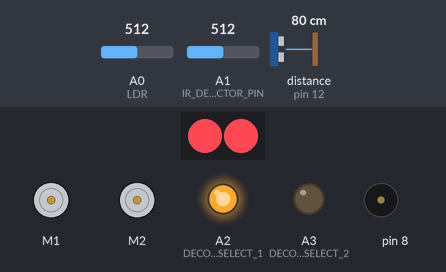
Simulated run of this sketch. Board: Arduino Uno, built with avr-gcc and run on an emulated ATmega328P. On the bench: 2 × DC motor (green arrow = forward, orange = backward, longer = faster), 2 RGB LEDs in strip order, left to right, output pins drawn as LEDs (lit = HIGH), buzzer (waves = sounding). Wiring (inferred from the names in the program): ultrasonic range finder: trigger pin 12; echo pin 12. Inputs (shaded band) come from the test bench; at power-on: A0 (LDR) = 512, A1 (IR_DETECTOR_PIN) = 512, distance to the obstacle (sensor on pin 12) 80 cm. The echo pulse lasts 58.3 µs per cm; dim RGB values are drawn brighter than linear.

Above: at 0.23 s.
At 0.68 s:
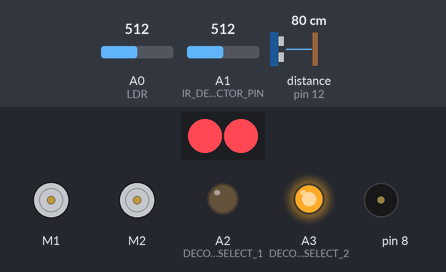
At 1.4 s:
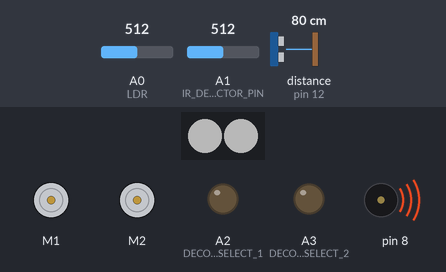
At 17.4 s:
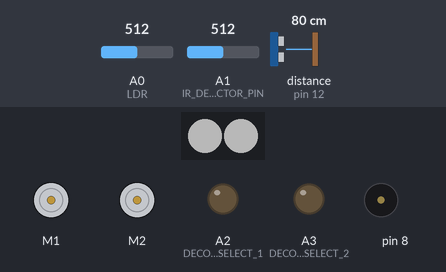
Timing chart, 0 to 18.9 s (numbered marks = the images above):
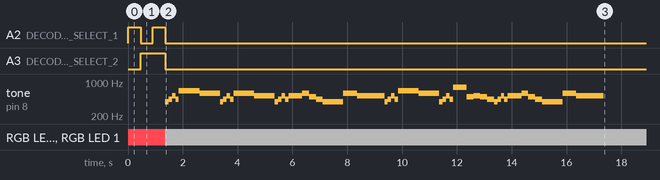

Measured:
- by itself, A2 (DECODER_SELECT_1): alternates HIGH for 0.45 s and LOW for 0.45 s, 4 changes in all, then stays LOW
- by itself, A3 (DECODER_SELECT_2): LOW → HIGH at 0.46 s, → LOW 0.90 s later
- by itself, RGB LED 0, RGB LED 1: off → RGB(255, 72, 83) at 0.01 s, → RGB(69, 69, 69) 1.4 s later
- by itself, tone on pin 8: plays 392 Hz for 0.13 s, 440 Hz for 0.13 s, 523 Hz for 0.13 s, 440 Hz for 0.13 s, 659 Hz for 0.75 s, 587 Hz for 0.75 s … (49 notes in this stretch)

The sketch:

final_draft.ino
```cpp
#include "MeMCore.h"

// Line Follower
  MeLineFollower lineFinder(PORT_2); // Assign lineFinder to RJ25 port 2

// LED Display
  #define LED_PIN 13 // Pin used for LED Display

  MeRGBLed led(0, 30); // Based on hardware connections on mCore; cannot change

  // Function to display the colour with the specified RGB values on the LED display
  void displayColour(int red, int green, int blue) {
    led.setColorAt(0, red, green, blue);
    led.setColorAt(1, red, green, blue);
    led.show();
  }

// Colour Sensor
  #define RGB_WAIT 200 // Delay before the next RGB colour turns on to allow LDR to stabilise (in milliseconds)
  #define LDR_WAIT 10 // Delay before taking another LDR reading (in milliseconds)
  #define LDR 0 // LDR sensor pin at A0
  #define LDR_NO_OF_READINGS 5
  #define LOW 0
  #define HIGH 255

  // Integer values for colours
  #define RED 1
  #define ORANGE 2
  #define GREEN 3
  #define BLUE 4
  #define PURPLE 5

  // Define decoder select pins
  #define DECODER_SELECT_1 A2
  #define DECODER_SELECT_2 A3
  int decoderSelect1Array[] = {HIGH, LOW, HIGH};
  int decoderSelect2Array[] = {LOW, HIGH, HIGH};

  int idealRGBValues[6][3] = {
    {251, 255, 255}, // White
    {225, 57, 42}, // Red
    {249, 116, 54}, // Orange
    {53, 112, 59}, // Green
    {70, 166, 223}, // Blue
    {107, 107, 150} // Purple
  };
  #define INITIAL_MARGIN 20
  int margin = INITIAL_MARGIN; // Margin of error when comparing detected RGB values to ideal RGB values

  // Arrays to hold RGB values
  float colourArray[] = {0, 0, 0}; // Currently detected RGB values
  float blackArray[] = {85.0, 114.0, 97.0}; // RGB calibrated for black
  float greyDiff[] = {138.0, 173.0, 121.0}; // RGB difference between black and white

  // Function to normalise RGB values to between 0 and 255 (inclusive)
  int normaliseRGB(int value) {
    if (value < 0) {
      return 0;
    }
    if (value > 255) {
      return 255;
    }
    return value;
  }

  // Function to match current RGB values to a specific colour's RGB values
  bool colourMatch(int colour) {
    for (int rgb = 0; rgb < 3; rgb += 1) {
      if (colourArray[rgb] < idealRGBValues[colour][rgb] - margin ||
       colourArray[rgb] > idealRGBValues[colour][rgb] + margin) {
        return false; // Return false if one of the RGB values are not within the margin of error
      }
    }
    return true; // Return true if all RGB values are within the margin of error
  }

  // Function to get the colour that matches the detected RGB values
  int getColour() {
    // Attempt to match detected RGB values to all colours
    for (int colour = 0; colour < 6; colour += 1) {
      if (colourMatch(colour)) {
        return colour; // Return colour if the current colour matches the detected RGB values
      }
    }
    return -1; // Return -1 if no colours match the detected RGB values
  }

  // Function that returns the average reading for the requested number of times of LDR scanning
  int getAvgReading(int times) {
    int total = 0;

    // Take the reading as many times as requested and add them up
    for (int i = 0; i < times; i += 1) {
      int reading = analogRead(LDR);
      total += reading;
      delay(LDR_WAIT);
    }
    // Calculate the average and return it
    return total / times;
  }

  // Function that detects the current RGB values of the colour beneath the mBot and stores them in colourArray
  void readColour() {
    // Set LED display to pink to signal colour-reading
    displayColour(255, 72, 83);

    // Turn on one colour at a time and LDR reads 5 times for each colour
    for (int c = 0; c < 3; c += 1) {
      // Set decoder select pins to the appropriate voltages to turn on current RGB LED
      digitalWrite(DECODER_SELECT_1, decoderSelect1Array[c]);
      digitalWrite(DECODER_SELECT_2, decoderSelect2Array[c]);

      // Delay before the next RGB colour turns on to allow LDR to stabilise
      delay(RGB_WAIT);

      // Get the average of 5 consecutive readings for the current colour
      colourArray[c] = getAvgReading(LDR_NO_OF_READINGS);

      // Average reading returned minus the lowest value, divided by the maximum possible range,
      // multiplied by 255, will give a value between 0 and 255 (inclusive),
      // representing the value for the current reflectivity (i.e. the colour the LDR is exposed to)
      colourArray[c] = (colourArray[c] - blackArray[c]) / (greyDiff[c]) * 255;

      // Delay before the next RGB colour turns on to allow LDR to stabilise
      delay(RGB_WAIT);

      // Normalise detected RGB values to between 0 and 255 (inclusive)
      for (int c = 0; c < 3; c += 1) {
        colourArray[c] = normaliseRGB(int(colourArray[c]));
      }
    }

    // Turn off RGB LEDs after readings are taken
    digitalWrite(DECODER_SELECT_1, LOW);
    digitalWrite(DECODER_SELECT_2, LOW);
  }

// Motion
  #define TURN_DURATION 340 // Delay for mBot to turn 90 degrees (in milliseconds)
  #define STOP_DURATION 100 // Delay for mBot to remain stationary (in milliseconds)
  #define MOTOR_SPEED_DELTA 69 // Difference between left motor and right motor speed for nudging
  #define MOTOR_SPEED 220
  #define FORWARD_DURATION 800 // Delay for mBot to move forward by 1 grid

  MeDCMotor leftMotor(M1); // Assign leftMotor to port M1
  MeDCMotor rightMotor(M2); // Assign rightMotor to port M2

  void stopMotors(long milliseconds) {
    // Stop both motors
    leftMotor.stop();
    rightMotor.stop();

    delay(milliseconds); // Specify duration to stop mBot
  }

  void goStraight() {
    // Both motors move in the forward direction
    leftMotor.run(-MOTOR_SPEED);
    rightMotor.run(MOTOR_SPEED);
  }

  void goForward() {
    goStraight();
    delay(FORWARD_DURATION); // Delay for mBot to move forward by 1 grid
  }

  void turnLeft() {
    // Left motor moves backwards while right motor moves forwards
    leftMotor.run(MOTOR_SPEED);
    rightMotor.run(MOTOR_SPEED);

    delay(TURN_DURATION); // Delay for mBot to turn 90 degrees
    stopMotors(STOP_DURATION);
  }

  void turnRight() {
    // Left motor moves forwards while right motor moves backwards
    leftMotor.run(-MOTOR_SPEED);
    rightMotor.run(-MOTOR_SPEED);

    delay(TURN_DURATION); // Delay for mBot to turn 90 degrees
    stopMotors(STOP_DURATION);
  }

  void doubleLeft() {
    turnLeft();
    stopMotors(STOP_DURATION);
    goForward();
    stopMotors(STOP_DURATION);
    turnLeft();
  }

  void doubleRight() {
    turnRight();
    stopMotors(STOP_DURATION);
    goForward();
    stopMotors(STOP_DURATION);
    turnRight();
  }

  void spin() {
    // Left motor moves backwards while right motor moves forwards
    leftMotor.run(MOTOR_SPEED);
    rightMotor.run(MOTOR_SPEED);

    delay(TURN_DURATION * 2); // Delay for mBot to turn 180 degrees
    stopMotors(STOP_DURATION);
  }

  void nudgeLeft() {
    // Right motor moves faster than left motor to nudge left
    leftMotor.run(-MOTOR_SPEED + MOTOR_SPEED_DELTA);
    rightMotor.run(MOTOR_SPEED);
  }

  void nudgeRight() {
    // Left motor moves faster than right motor to nudge right
    leftMotor.run(-MOTOR_SPEED);
    rightMotor.run(MOTOR_SPEED - MOTOR_SPEED_DELTA);
  }

// Celebrate
  // Note frequencies (in Hz)
  #define G4 392
  #define A4 440
  #define B4 494
  #define C5 523
  #define D5 587
  #define E5 659
  #define G5 784

  // Note durations (in milliseconds)
  #define SEMIQUAVER 125
  #define QUAVER 250
  #define CROTCHET 500
  #define MINIM 1000

  MeBuzzer buzzer; // Create a buzzer object

  bool has_celebrated = false; // Boolean to check whether mBot has celebrated

  void celebrate() {
    has_celebrated = true;
    stopMotors(0); // Stop mBot for celebration

    // Play celebratory tune
    // Bar 1
    buzzer.tone(G4, SEMIQUAVER);
    buzzer.tone(A4, SEMIQUAVER);
    buzzer.tone(C5, SEMIQUAVER);
    buzzer.tone(A4, SEMIQUAVER);
    buzzer.tone(E5, 1.5 * QUAVER);
    buzzer.tone(E5, 1.5 * QUAVER);
    buzzer.tone(D5, 1.5 * CROTCHET);

    // Bar 2
    buzzer.tone(G4, SEMIQUAVER);
    buzzer.tone(A4, SEMIQUAVER);
    buzzer.tone(C5, SEMIQUAVER);
    buzzer.tone(A4, SEMIQUAVER);
    buzzer.tone(D5, 1.5 * QUAVER);
    buzzer.tone(D5, 1.5 * QUAVER);
    buzzer.tone(C5, 1.5 * CROTCHET);

    // Bars 3 and 4
    buzzer.tone(G4, SEMIQUAVER);
    buzzer.tone(A4, SEMIQUAVER);
    buzzer.tone(C5, SEMIQUAVER);
    buzzer.tone(A4, SEMIQUAVER);
    buzzer.tone(C5, CROTCHET);
    buzzer.tone(D5, QUAVER);
    buzzer.tone(B4, QUAVER);
    buzzer.tone(A4, QUAVER);
    buzzer.tone(G4, CROTCHET);
    buzzer.tone(G4, QUAVER);
    buzzer.tone(D5, CROTCHET);
    buzzer.tone(C5, MINIM);

    // Bar 5
    buzzer.tone(G4, SEMIQUAVER);
    buzzer.tone(A4, SEMIQUAVER);
    buzzer.tone(C5, SEMIQUAVER);
    buzzer.tone(A4, SEMIQUAVER);
    buzzer.tone(E5, 1.5 * QUAVER);
    buzzer.tone(E5, 1.5 * QUAVER);
    buzzer.tone(D5, 1.5 * CROTCHET);

    // Bar 6
    buzzer.tone(G4, SEMIQUAVER);
    buzzer.tone(A4, SEMIQUAVER);
    buzzer.tone(C5, SEMIQUAVER);
    buzzer.tone(A4, SEMIQUAVER);
    buzzer.tone(G5, CROTCHET);
    buzzer.tone(B4, QUAVER);
    buzzer.tone(C5, QUAVER);
    buzzer.tone(B4, QUAVER);
    buzzer.tone(A4, QUAVER);

    // Bars 7 and 8
    buzzer.tone(G4, SEMIQUAVER);
    buzzer.tone(A4, SEMIQUAVER);
    buzzer.tone(C5, SEMIQUAVER);
    buzzer.tone(A4, SEMIQUAVER);
    buzzer.tone(C5, CROTCHET);
    buzzer.tone(D5, QUAVER);
    buzzer.tone(B4, QUAVER);
    buzzer.tone(A4, QUAVER);
    buzzer.tone(G4, CROTCHET);
    buzzer.tone(G4, QUAVER);
    buzzer.tone(D5, CROTCHET);
    buzzer.tone(C5, MINIM);
  }

// Ultrasonic Sensor
  #define ULTRASONIC_PIN 12
  #define SPEED_OF_SOUND 0.0345 // In centimetres per microsecond
  #define IDEAL_ULTRASONIC_DISTANCE 10 // Ideal distance to the right wall such that the mBot is equidistant from the left and right wall
  #define MAX_ULTRASONIC_DISTANCE 20 // Maximum distance allowed for the ultrasonic sensor to detect (about the length of 1 grid)

  float getUltrasonicDistance() {
    // Send sound wave to detect distance
    pinMode(ULTRASONIC_PIN, OUTPUT);
    digitalWrite(ULTRASONIC_PIN, LOW);
    delayMicroseconds(2);
    digitalWrite(ULTRASONIC_PIN, HIGH);
    delayMicroseconds(10);
    digitalWrite(ULTRASONIC_PIN, LOW);

    pinMode(ULTRASONIC_PIN, INPUT);
    int microseconds = pulseIn(ULTRASONIC_PIN, HIGH); // Get time taken for ultrasonic sensor to detect reflected pulse
    return microseconds * SPEED_OF_SOUND / 2; // Distance detected by ultrasonic sensor
  }

// IR Sensor
  #define IR_DETECTOR_PIN A1
  #define IR_DELAY 10 // Delay between reading ambient reading and wall reading from IR detector (in milliseconds)
  #define IDEAL_IR_READING 6 // Ideal reading such that mBot is equidistant between left and right wall

  void turnOffIREmitter() {
    digitalWrite(DECODER_SELECT_1, LOW);
    digitalWrite(DECODER_SELECT_2, LOW);
  }

  void turnOnIREmitter() {
    digitalWrite(DECODER_SELECT_1, HIGH);
    digitalWrite(DECODER_SELECT_2, HIGH);
  }

  int getIRDetectorReading() {
    // Get ambient reading
    int ambientReading = analogRead(IR_DETECTOR_PIN);
    delayMicroseconds(IR_DELAY);

    // Get wall reading
    turnOnIREmitter();
    int wallReading = analogRead(IR_DETECTOR_PIN);
    turnOffIREmitter();

    // Return difference between ambient and wall reading
    return ambientReading - wallReading;
  }

void setup() {
  // Initialise IR detector pin
  pinMode(IR_DETECTOR_PIN, INPUT);

  // Initialise decoder select pins
  pinMode(DECODER_SELECT_1, OUTPUT);
  pinMode(DECODER_SELECT_2, OUTPUT);
  digitalWrite(DECODER_SELECT_1, LOW);
  digitalWrite(DECODER_SELECT_2, LOW);

  // Initialise pin for LED display
  led.setpin(LED_PIN);
}

void loop() {
  // Stop forever once celebrated
  if (has_celebrated) {
    return;
  }

  // Adjust movement (nudge left or right) to move in a straight line and avoid walls
  int ultrasonicDistance = (int) getUltrasonicDistance();
  int IRReading = getIRDetectorReading();

  // Nudge left if mBot is too close to the right wall (low ultrasonic sensor distance)
  // OR too far from the left wall (IR reading is equal to the ideal reading)
  if (ultrasonicDistance < IDEAL_ULTRASONIC_DISTANCE || (IRReading == IDEAL_IR_READING)) {
    nudgeLeft();

  // Nudge right if mBot is too close to the left wall (high IR reading)
  // OR too far from the right wall (ultrasonic sensor distance is between ideal distance, and maximum detectable distance)
  } else if (IRReading > IDEAL_IR_READING ||
   (IDEAL_ULTRASONIC_DISTANCE < ultrasonicDistance && ultrasonicDistance < MAX_ULTRASONIC_DISTANCE)) {
    nudgeRight();

  // Continue moving straight otherwise
  } else {
    goStraight();
  }

  // Check for black line
  int sensorState = lineFinder.readSensors();
  // Stop mBot when black line is detected
  if (sensorState == S1_IN_S2_IN) {
    stopMotors(0);

    // Detect colour beneath mBot
    int colour = -1;
    int totalReadings = 0;
    do {
      // Read colour once, and a second time if colour cannot be identified
      if (totalReadings < 2) {
        readColour();

      // If colour cannot be identified after 2 readings, increase margin of error for colour identification
      } else {
        margin += 10;
      }
      colour = getColour();
      totalReadings += 1;
    } while (colour == -1); // Repeat until colour is identified
    margin = INITIAL_MARGIN; // Reset margin of error

    // Move based on colour
    if (colour == RED) {
      displayColour(255, 0, 0); // Show colour on LED display
      turnLeft();

    } else if (colour == GREEN) {
      displayColour(0, 255, 0);
      turnRight();

    } else if (colour == ORANGE) {
      displayColour(255, 41, 0);
      spin();

    } else if (colour == PURPLE) {
      displayColour(128, 0, 128);
      doubleLeft();

    } else if (colour == BLUE) {
      displayColour(0, 0, 255);
      doubleRight();

    } else {
      displayColour(69, 69, 69);
      celebrate();
    }
  }

  // Refresh rate (determines responsiveness of mBot)
  delay(10);
}
```
